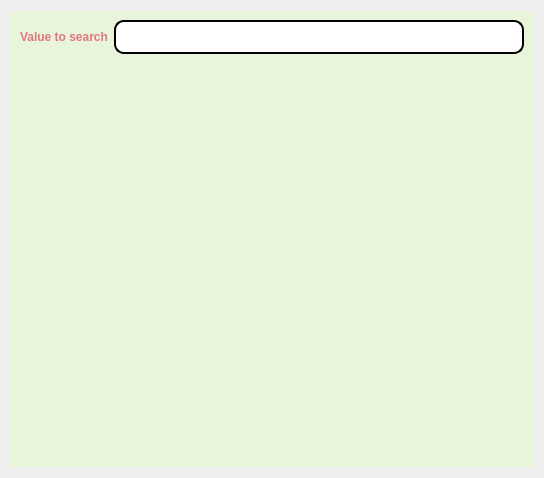
<?xml version="1.0" encoding="UTF-8"?>
<ui version="4.0">
 <class>membersList</class>
 <widget class="QDialog" name="membersList">
  <property name="geometry">
   <rect>
    <x>0</x>
    <y>0</y>
    <width>544</width>
    <height>478</height>
   </rect>
  </property>
  <property name="windowTitle">
   <string>Dialog</string>
  </property>
  <layout class="QVBoxLayout" name="verticalLayout_3">
   <item>
    <widget class="QFrame" name="frame">
     <property name="styleSheet">
      <string notr="true">background-color:#e9f5db;
border:black solid;</string>
     </property>
     <property name="frameShape">
      <enum>QFrame::Shape::StyledPanel</enum>
     </property>
     <property name="frameShadow">
      <enum>QFrame::Shadow::Raised</enum>
     </property>
     <layout class="QVBoxLayout" name="verticalLayout_2">
      <item>
       <layout class="QVBoxLayout" name="verticalLayout">
        <item>
         <layout class="QHBoxLayout" name="horizontalLayout">
          <item>
           <widget class="QLabel" name="label">
            <property name="sizePolicy">
             <sizepolicy hsizetype="Fixed" vsizetype="Fixed">
              <horstretch>0</horstretch>
              <verstretch>0</verstretch>
             </sizepolicy>
            </property>
            <property name="styleSheet">
             <string notr="true">font: 14pt &quot;georgia&quot;;
color: #e0777d;</string>
            </property>
            <property name="text">
             <string>&lt;html&gt;&lt;head/&gt;&lt;body&gt;&lt;p&gt;&lt;span style=&quot; font-weight:700;&quot;&gt;Value to search&lt;/span&gt;&lt;/p&gt;&lt;/body&gt;&lt;/html&gt;</string>
            </property>
           </widget>
          </item>
          <item>
           <widget class="QLineEdit" name="value">
            <property name="styleSheet">
             <string notr="true">QLineEdit{
	background-color: rgb(255, 255, 255);
	 border: 2px  solid;
     border-radius: 10px;
	font: 24px;
color:black;
}</string>
            </property>
           </widget>
          </item>
         </layout>
        </item>
        <item>
         <widget class="QTableView" name="tableView">
          <property name="styleSheet">
           <string notr="true">QHeaderView::section { background-color: #e0777d; font: 16 px solid;color:white;}</string>
          </property>
          <attribute name="horizontalHeaderHighlightSections">
           <bool>true</bool>
          </attribute>
          <attribute name="verticalHeaderVisible">
           <bool>false</bool>
          </attribute>
          <attribute name="verticalHeaderHighlightSections">
           <bool>false</bool>
          </attribute>
         </widget>
        </item>
       </layout>
      </item>
     </layout>
    </widget>
   </item>
  </layout>
 </widget>
 <resources/>
 <connections/>
</ui>
